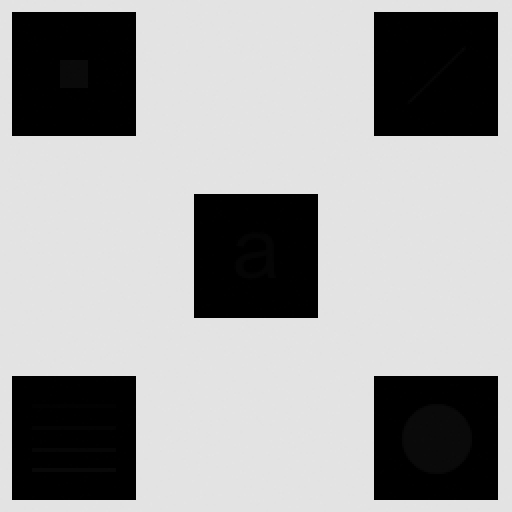
#> input picture 2024c-22913/mmn13/assets/embedded-squares.png, 512 x 512 px
$ python q1.py
#> lines starting #> are read from the running program, lines starting #| are printed output that depends on the picture
"""
The algorithm below performs an adaptive histogram equalization with contrast limiting.

1. It splits the image to strips of equal size
2. Strip by strip, perform histogram equalization with contrast limiting
"""
import cv2
import numpy as np

def limit_contrast(cdf: np.ndarray, contrast_limit: float):
    """ Applies a contrast limit to the given cdf

    The contrast limit is given as a ratio between min and max value.

    Clip the cdf within (0, contrast_limit) and then distribute the excess uniformly
    on the other bins.

    Note, that after filling the excess, it is possible that the cdf will again
    have bins that are above the contrast limit.

    The operation is done in place.
    """
    # convert from ratio to actual value
    contrast_limit = cdf.min() + (cdf.max() - cdf.min()) * contrast_limit

    # clip and track the excess
    excess = 0
    for i, v in enumerate(cdf):
        if v > contrast_limit:
            excess += v - contrast_limit
            cdf[i] = contrast_limit

    # distribute the excess
    cdf[:] = cdf + (excess / cdf.size)

def equalize(arr: np.ndarray, contrast_limit: int):
    """ Equalizes the histogram of the given array arr and apply contrast limiting.

    This operation is done inplace and we use slices to work on difference strips.
    """
    hist, _ = np.histogram(arr, 256, (0, 256))
    cdf = hist.cumsum()
    cdf = cdf / cdf.max() * 255
    limit_contrast(cdf, contrast_limit)
    cdf = cdf / cdf.max() * 255
    arr[:] = cdf[arr]

image = cv2.imread('./assets/embedded-squares.png', cv2.IMREAD_GRAYSCALE)
#> image is the input picture: shape (512, 512); min 0, max 229, mean 160.7

# limit the contrast to reduce some noise
contrast_limit = 0.9

# the size of the strips
kernel_width = 16
kernel_height = 16

for kernel_top in range(0, image.shape[0], kernel_height):
    for kernel_left in range(0, image.shape[1], kernel_width):
        strip = image[
            kernel_top:(kernel_top+kernel_height),
            kernel_left:(kernel_left+kernel_width)]
        equalize(strip, contrast_limit)

cv2.imwrite("output.png", image)
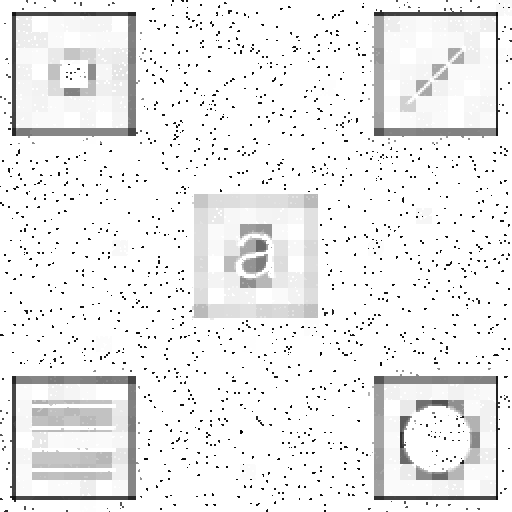
#> saved as output.png: shape (512, 512); min 4, max 255, mean 238.7
